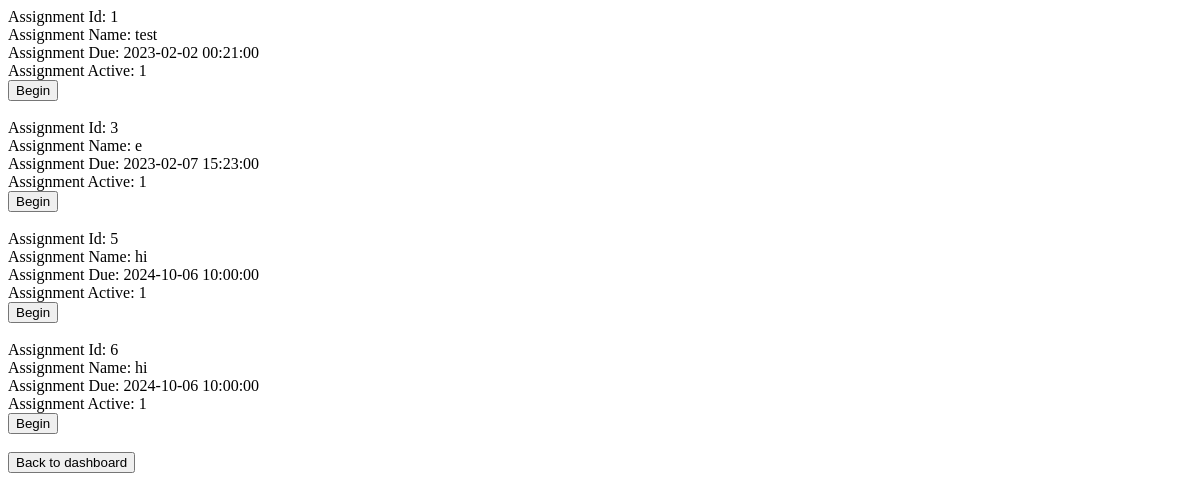
/assignments.php, run on an earlier commit of the app's database.
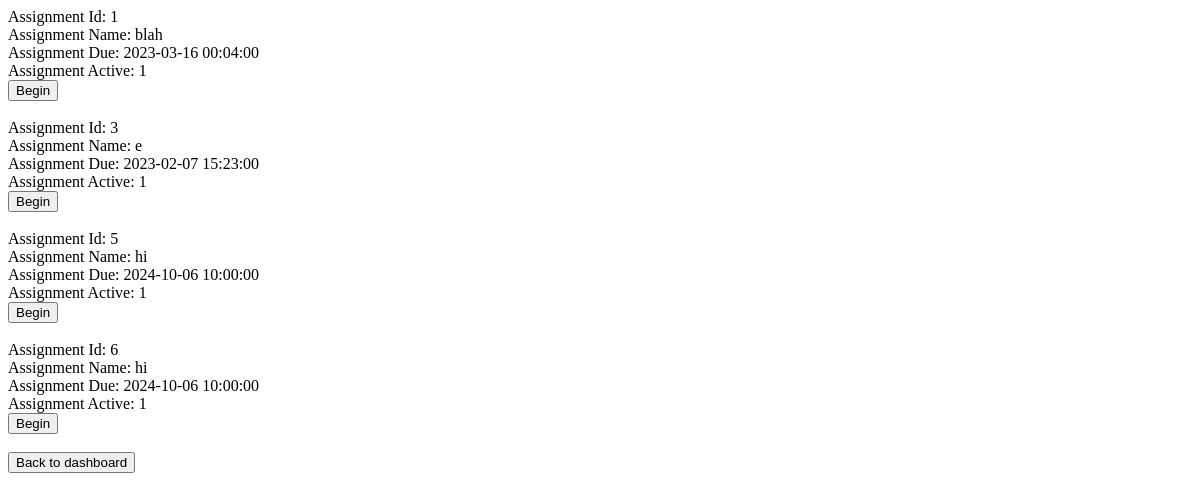
And on a later commit of the database.
### tables this page shows
CREATE TABLE `Assignments` (
  `Assignment_id` int NOT NULL AUTO_INCREMENT,
  `Class_id` int NOT NULL,
  `Assignment_name` varchar(200) NOT NULL,
  `Assignment_type` varchar(100) NOT NULL,
  `Due_date` datetime NOT NULL,
  `No_of_attempts` int NOT NULL,
  `Is_active` tinyint(1) NOT NULL DEFAULT '0',
  PRIMARY KEY (`Assignment_id`),
  KEY `Class_id` (`Class_id`),
  CONSTRAINT `Assignments_ibfk_1` FOREIGN KEY (`Class_id`) REFERENCES `Class` (`Class_id`)
);

### includes/classes.php (called while the page is built, shortened)
<?php
include("db_connect.php");
class Student extends User{
    public function getAssignmentsDue(){
        global $conn;
        $stmt = $conn->prepare("Select Assignment_id,Assignment_name,Due_date,Is_active from Assignments where Class_id = (select Class_1 from Users where User_ID=?) OR Class_id = (select Class_2 from Users where User_ID=?) OR Class_id = (select Class_3 from Users where User_ID=?) OR Class_id = (select Class_4 from Users where User_ID=?) OR Class_id = (select Class_5 from Users where User_ID=?)");
        $stmt->bind_param("iiiii",$this->user_id,$this->user_id,$this->user_id,$this->user_id,$this->user_id);
        $stmt->execute();
        $stmt->bind_result($id,$name,$due_date,$is_active);
        $array = array();
        while($stmt->fetch()){
            array_push($array, array($id,$name,$due_date,$is_active));
        }
        return $array;
    }
}
?>

### assignments.php (the view, shortened to what this page needs)
<html>
<head>
</head>
<?php
include("includes/classes.php");
$test_user = new Student(1,"test","test","email","student","1","2","3","4","5");
$assignments_due = $test_user->getAssignmentsDue();
foreach($assignments_due as $assignment){
    echo "Assignment Id: ". $assignment[0]."<br>";
    echo "Assignment Name: ". $assignment[1]."<br>";
    echo "Assignment Due: ". $assignment[2]."<br>";
    echo "Assignment Active: ". $assignment[3]."<br>";
    echo "<button type='button' onclick='beginAssignment($assignment[0]);'>Begin</button>";
    echo "<br>";
    echo "<br>";
}
echo "<a href='student_dash.php'><input type='button' value='Back to dashboard'/></a>";
?>
</html>

What changed in the data, as far as the page shows it:
changed assignments id 1: Assignment_name "test" → "blah"; Due_date "2023-02-02 00:21:00" → "2023-03-16 00:04:00"
